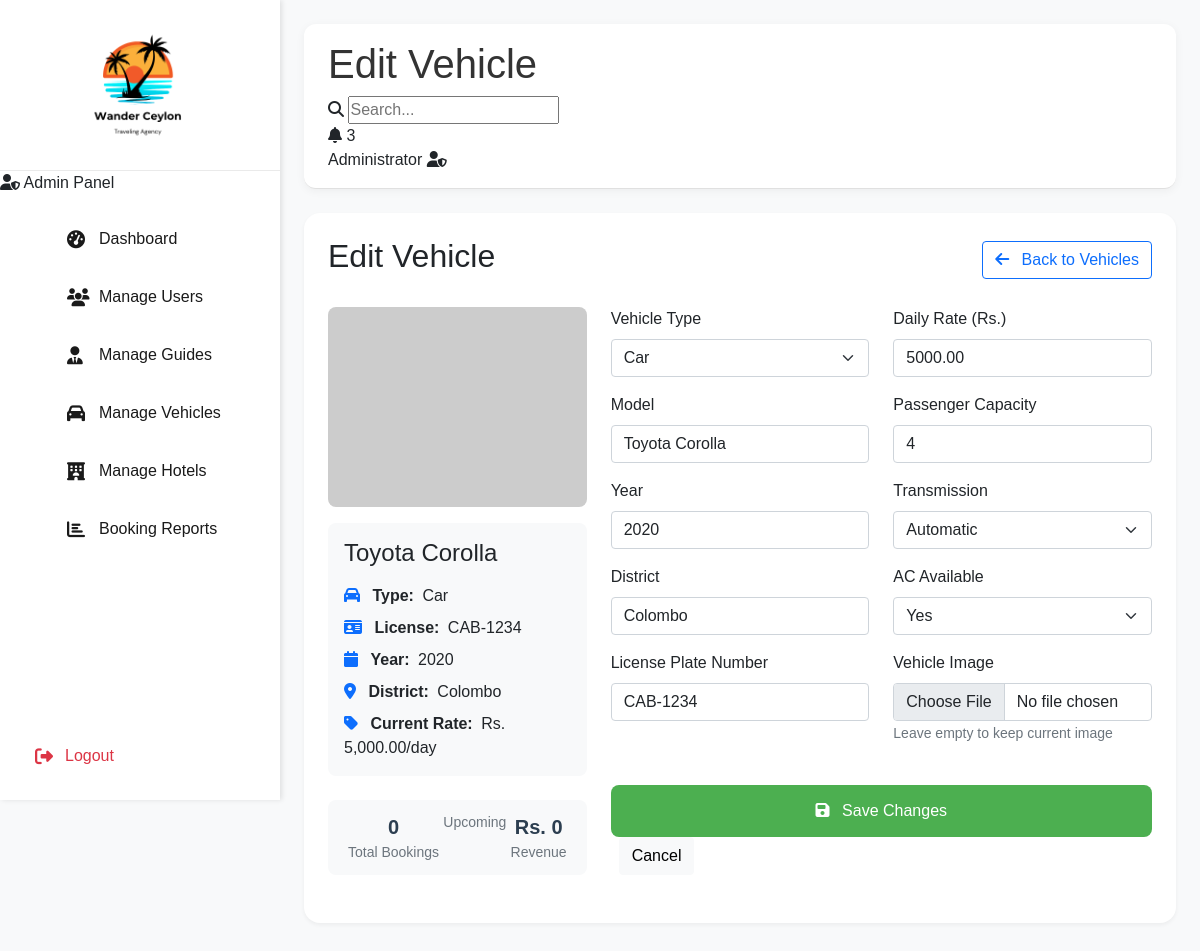
/pages/dashboard/admin/edit-vehicle.php?id=1 (signed in), run on the app's committed database.
### tables this page shows
CREATE TABLE vehicles (
    vehicle_id INT AUTO_INCREMENT PRIMARY KEY,
    type VARCHAR(50) NOT NULL,
    model VARCHAR(100) NOT NULL,
    year INT NOT NULL,
    daily_rate DECIMAL(10,2) NOT NULL,
    capacity INT NOT NULL,
    district VARCHAR(50) NOT NULL,
    imageUrl VARCHAR(255) NOT NULL,
    ac_available BOOLEAN DEFAULT true,
    transmission VARCHAR(20) NOT NULL,

    license_plate VARCHAR(20) UNIQUE NOT NULL
);

### pages/dashboard/admin/edit-vehicle.php (the view, shortened to what this page needs)
<?php
require_once '../../../config/db_connect.php';
$vehicle_id = intval($_GET['id']);
$stmt = $conn->prepare("SELECT * FROM vehicles WHERE vehicle_id = ?");
$stmt->bind_param("i", $vehicle_id);
$stmt->execute();
$result = $stmt->get_result();
$vehicle = $result->fetch_assoc();
?>
<!DOCTYPE html>
<html lang="en">
<head>
    <link rel="stylesheet" href="../../../css/dashboard.css">
    <link rel="stylesheet" href="https://cdnjs.cloudflare.com/ajax/libs/font-awesome/6.4.0/css/all.min.css">
    <link href="https://cdn.jsdelivr.net/npm/bootstrap@5.1.3/dist/css/bootstrap.min.css" rel="stylesheet">
</head>
<body>
    <div class="dashboard-container">
        <?php include 'includes/sidebar.php'; ?>
        <div class="main-content">
            <?php include 'includes/header.php'; ?>
            <div class="card-section">
                <div class="section-header">
                    <h2 class="section-title">Edit Vehicle</h2>
                    <a href="manage-vehicles.php" class="btn btn-outline-primary">
                        <i class="fas fa-arrow-left me-2"></i> Back to Vehicles
                    </a>
                </div>
                <div class="row">
                    <div class="col-lg-4">
                        <div class="text-center">
                            <img
                                src="../../../<?php echo htmlspecialchars($vehicle['imageUrl']); ?>"
                                alt="<?php echo htmlspecialchars($vehicle['model']); ?>"
                                class="image-preview"
                                id="imagePreview"
                                onerror="this.src='https://via.placeholder.com/400x200?text=No+Image'"
                            >
                        </div>
                        <div class="vehicle-info">
                            <h4 class="mb-3"><?php echo htmlspecialchars($vehicle['model']); ?></h4>
                            <div class="mb-2">
                                <i class="fas fa-car text-primary me-2"></i>
                                <span class="fw-bold">Type:</span>
                                <span class="ms-1"><?php echo htmlspecialchars($vehicle['type']); ?></span>
                            </div>
                            <div class="mb-2">
                                <i class="fas fa-id-card text-primary me-2"></i>
                                <span class="fw-bold">License:</span>
                                <span class="ms-1"><?php echo htmlspecialchars($vehicle['license_plate']); ?></span>
                            </div>
                            <div class="mb-2">
                                <i class="fas fa-calendar text-primary me-2"></i>
                                <span class="fw-bold">Year:</span>
                                <span class="ms-1"><?php echo $vehicle['year']; ?></span>
                            </div>
                            <div class="mb-2">
                                <i class="fas fa-map-marker-alt text-primary me-2"></i>
                                <span class="fw-bold">District:</span>
                                <span class="ms-1"><?php echo htmlspecialchars($vehicle['district']); ?></span>
                            </div>
                            <div>
                                <i class="fas fa-tag text-primary me-2"></i>
                                <span class="fw-bold">Current Rate:</span>
                                <span class="ms-1">Rs. <?php echo number_format($vehicle['daily_rate'], 2); ?>/day</span>
                            </div>
                        </div>
                        <?php
                        $stats_query = "SELECT
                                        COUNT(*) as total_bookings,
                                        SUM(CASE WHEN pickup_date >= CURDATE() THEN 1 ELSE 0 END) as upcoming_bookings,
                                        SUM(total_cost) as total_revenue
                                        FROM vehicle_bookings
                                        WHERE vehicle_id = ?";
                        $stats_stmt = $conn->prepare($stats_query);
                        $stats_stmt->bind_param("i", $vehicle_id);
                        $stats_stmt->execute();
                        $stats_result = $stats_stmt->get_result();
                        $stats = $stats_result->fetch_assoc();
                        ?>
                        <div class="vehicle-stats">
                            <div class="stat-item">
                                <div class="stat-value"><?php echo $stats['total_bookings']; ?></div>
                                <div class="stat-label">Total Bookings</div>
                            </div>
                            <div class="stat-item">
                                <div class="stat-label">Upcoming</div>
                            </div>
                            <div class="stat-item">
                                <div class="stat-value">Rs. <?php echo number_format($stats['total_revenue'] ?: 0, 0); ?></div>
                                <div class="stat-label">Revenue</div>
                            </div>
                        </div>
                    </div>
                    <div class="col-lg-8">
                        <form method="POST" action="" enctype="multipart/form-data">
                            <div class="row">
                                <div class="col-md-6">
                                    <div class="mb-3">
                                        <label for="type" class="form-label">Vehicle Type</label>
                                        <select class="form-select" id="type" name="type" required>
                                            <option value="Car" <?php echo $vehicle['type'] == 'Car' ? 'selected' : ''; ?>>Car</option>
                                        </select>
                                    </div>
                                    <div class="mb-3">
                                        <label for="model" class="form-label">Model</label>
                                        <input type="text" class="form-control" id="model" name="model" value="<?php echo htmlspecialchars($vehicle['model']); ?>" required>
                                    </div>
                                    <div class="mb-3">
                                        <label for="year" class="form-label">Year</label>
                                        <input type="number" class="form-control" id="year" name="year" min="2000" max="2025" value="<?php echo $vehicle['year']; ?>" required>
                                    </div>
                                    <div class="mb-3">
                                        <label for="district" class="form-label">District</label>
                                        <input type="text" class="form-control" id="district" name="district" value="<?php echo htmlspecialchars($vehicle['district']); ?>" required>
                                    </div>
                                    <div class="mb-3">
                                        <label for="license_plate" class="form-label">License Plate Number</label>
                                        <input type="text" class="form-control" id="license_plate" name="license_plate" value="<?php echo htmlspecialchars($vehicle['license_plate']); ?>" required>
                                    </div>
                                </div>
                                <div class="col-md-6">
                                    <div class="mb-3">
                                        <label for="daily_rate" class="form-label">Daily Rate (Rs.)</label>
                                        <input type="number" class="form-control" id="daily_rate" name="daily_rate" step="0.01" min="0" value="<?php echo $vehicle['daily_rate']; ?>" required>
                                    </div>
                                    <div class="mb-3">
                                        <label for="capacity" class="form-label">Passenger Capacity</label>
                                        <input type="number" class="form-control" id="capacity" name="capacity" min="1" value="<?php echo $vehicle['capacity']; ?>" required>
                                    </div>
                                    <div class="mb-3">
                                        <label for="transmission" class="form-label">Transmission</label>
                                        <select class="form-select" id="transmission" name="transmission" required>
                                            <option value="Automatic" <?php echo $vehicle['transmission'] == 'Automatic' ? 'selected' : ''; ?>>Automatic</option>
                                        </select>
                                    </div>
                                    <div class="mb-3">
                                        <label for="ac_available" class="form-label">AC Available</label>
                                        <select class="form-select" id="ac_available" name="ac_available">
                                            <option value="1" <?php echo $vehicle['ac_available'] ? 'selected' : ''; ?>>Yes</option>
                                        </select>
                                    </div>
                                    <div class="mb-3">
                                        <label for="vehicle_image" class="form-label">Vehicle Image</label>
                                        <input type="file" class="form-control" id="vehicle_image" name="vehicle_image" accept="image/*">
                                        <small class="form-text text-muted">Leave empty to keep current image</small>
                                    </div>
                                </div>
                            </div>
                            <div class="mt-4">
                                <button type="submit" class="btn btn-primary">
                                    <i class="fas fa-save me-2"></i> Save Changes
                                </button>
                                <a href="manage-vehicles.php" class="btn btn-light ms-2">Cancel</a>
                            </div>
                        </form>
                    </div>
                </div>
            </div>
        </div>
    </div>
</body>
</html>

### css/dashboard.css (style rules this page uses)
* { margin: 0; padding: 0; box-sizing: border-box; font-family: Arial, sans-serif; }
.dashboard-container { display: flex; min-height: 100vh; background-color: #f0f2f5; }
.main-content { flex: 1; margin-left: 280px; padding: 25px; }
button.btn { background-color: #4CAF50; color: white; padding: 14px 28px; border: none; border-radius: 8px; cursor: pointer; font-size: 16px; font-weight: 500; width: 100%; transition: background-color 0.3s ease; }
.btn-primary { margin-top: auto; }
.btn-primary { background-color: #4CAF50; border: none; padding: 10px 20px; }
.form-select { padding: 10px; border-radius: 8px; border: 1px solid #ddd; }

### pages/dashboard/admin/edit-vehicle.php (style rules this page uses)
.dashboard-container { background-color: #f8f9fa; min-height: 100vh; display: flex; }
.main-content { flex: 1; padding: 1.5rem; }
.card-section { background: white; border-radius: 1rem; padding: 1.5rem; margin-bottom: 2rem; box-shadow: 0 2px 4px rgba(0, 0, 0, 0.05); }
.section-header { display: flex; justify-content: space-between; align-items: center; margin-bottom: 1.5rem; }
.image-preview { width: 100%; height: 200px; object-fit: cover; border-radius: 0.5rem; margin-bottom: 1rem; }
.vehicle-info { padding: 1rem; background-color: #f8f9fa; border-radius: 0.5rem; margin-bottom: 1.5rem; }
.vehicle-stats { display: flex; justify-content: space-between; padding: 0.75rem 1.25rem; background-color: #f8f9fa; border-radius: 0.5rem; margin-bottom: 1.5rem; }
.stat-item { text-align: center; }
.stat-value { font-size: 1.25rem; font-weight: 700; color: #2c3e50; }
.stat-label { font-size: 0.875rem; color: #6c757d; }

### data on the page
vehicles: model "Toyota Corolla", type "Car", license_plate "CAB-1234", year "2020", district "Colombo", daily_rate "5,000.00", daily_rate "5000.00", capacity "4", transmission "Automatic", ac_available "Yes"

### other printed values
$pageTitle "Edit Vehicle"
$_SESSION['admin_name'] "Administrator"
$stats['total_bookings'] "0"
$stats['total_revenue'] ?: 0 "0"
